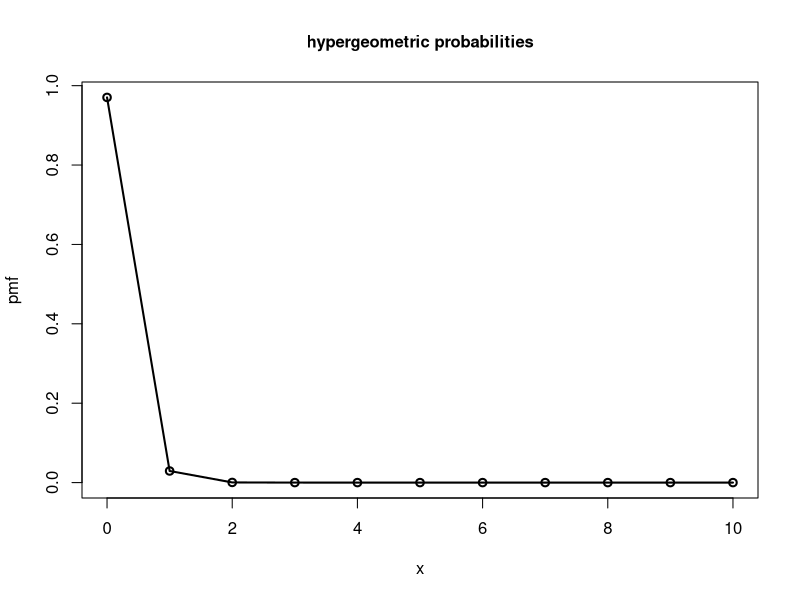
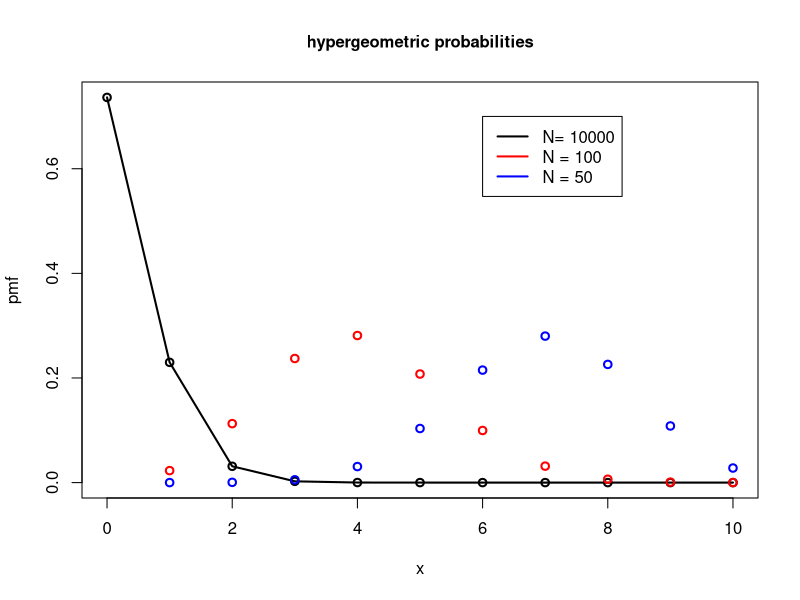
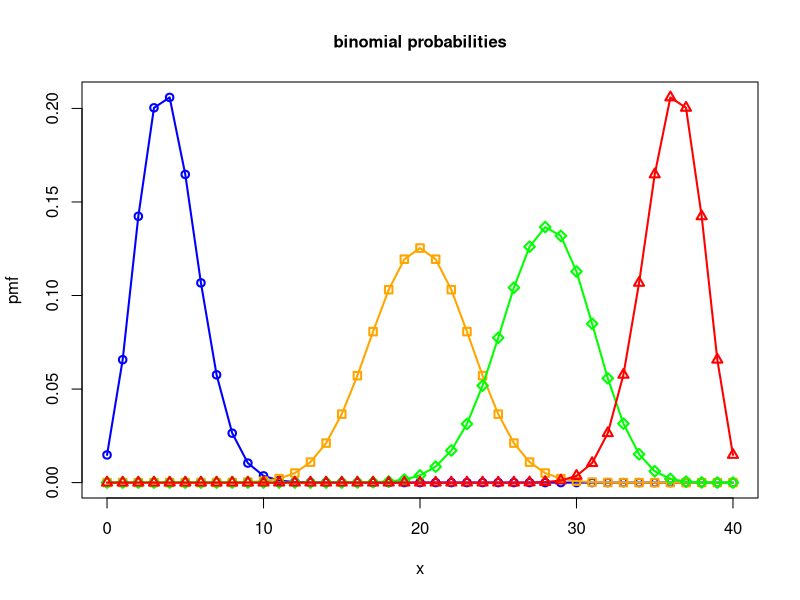

Source code (R) for these figures, in order:
# choose(n, k) = nCk
choose(5, 2)

# rbinom, rgamma, rnorm etc for random number generation of a specific dist.
rbinom(1, 1, 0.5)

# Hypergeometric Function

"
Suppose that 10000 lines of code have 30 lines which could beimproved 
(for example by clarification of purpose, simplification ordocumentation). 
If a random sample of 10 lines of code is taken,what is the chance that:
(a) 1 or
(b) 0
lines of the code sampled could be improved?
"
# The probability of 0 lines

# The probability of 1 lines
dhyper(0, 30, 10000-30, 10)
# The probability of at most 1 lines
phyper(1, 30, 10000-30, 10)

x<- 0:10
plot(x, dhyper(x, 30, 10000-30, 10), type= 'o', ylab="pmf", 
     main="hypergeometric probabilities",lwd=2,cex.main=1)
plot(x, dhyper(x, 30, 1000-30, 10), type= 'o', ylab="pmf", 
     main="hypergeometric probabilities",lwd=2,cex.main=1)
points(dhyper(x, 30, 100-30, 10), col = 'red',lwd=2)
points(dhyper(x, 30, 50-30, 10), col = 'blue',lwd=2)
legend(6, 0.7, legend = c("N= 10000", "N = 100", "N = 50"), 
       col = c("black", 'red', 'blue'), lwd = 2)


# Binomila Distribution
x<- 0:40
y1<- dbinom(x, 40, 0.1)
y2<- dbinom(x,40,0.5)
y3<- dbinom(x,40,0.7)
y4<- dbinom(x,40,0.9)

plot(x,y1,ylab="pmf", main="binomial probabilities",lwd=2,cex.main=1,
     col="blue",pch=1,type="o")
lines(x,y2,lwd=2,col="orange", pch=0, type="o")
lines(x,y3,lwd=2,col="green", pch=5 ,type="o")
lines(x,y4,lwd=2,col="red", pch=2, type="o")
# type="o" for points connected with a line
# pch=0, 1, 2, 5 for squares, circles, triangles and diamonds
